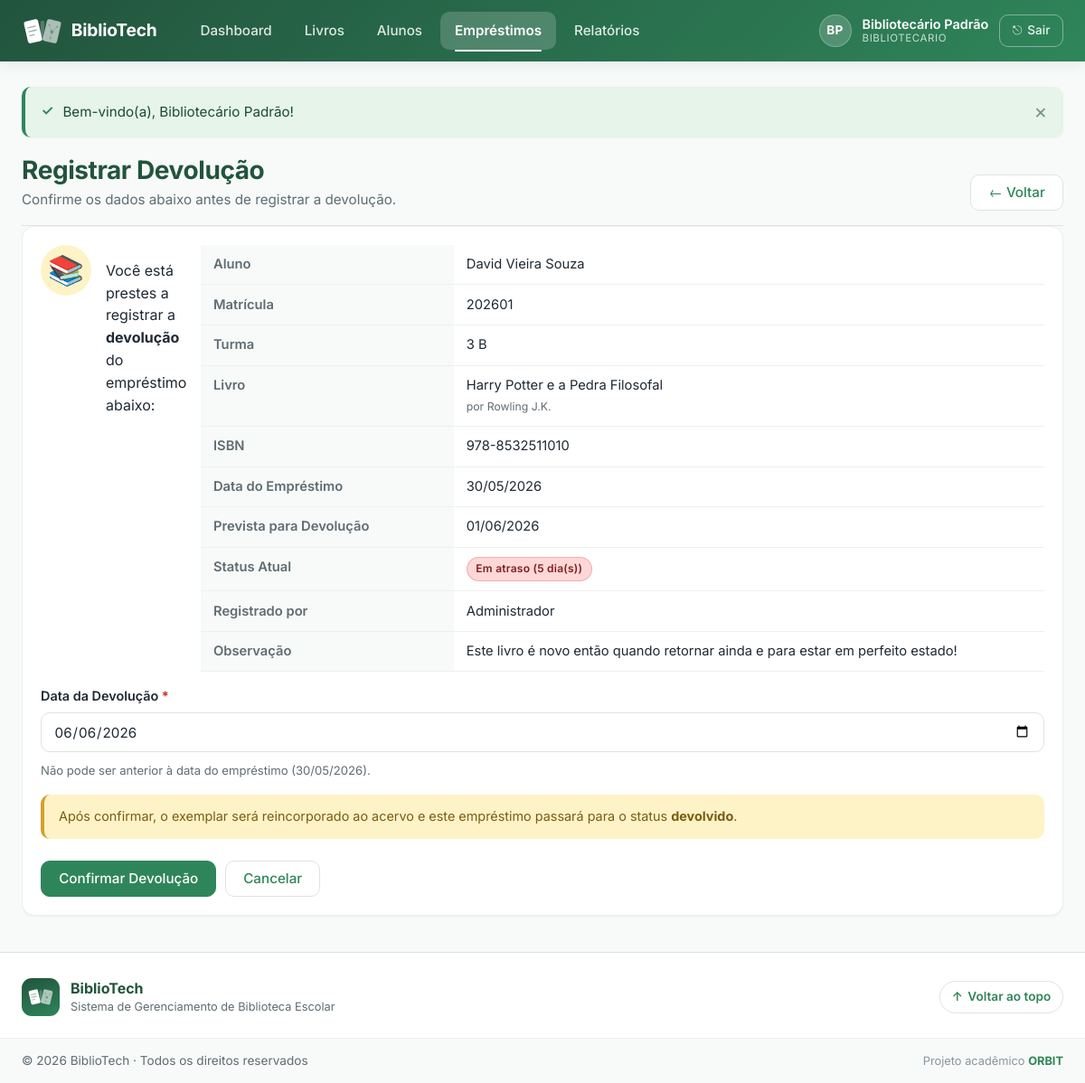
Screenshot of /emprestimos/devolver.php?id=2 (signed in) with the database file from the repository.
### tables this page shows
CREATE TABLE IF NOT EXISTS emprestimos (
    id                      INT      NOT NULL AUTO_INCREMENT,

     
    aluno_id                INT      NOT NULL,

     
    livro_id                INT      NOT NULL,

     
    usuario_id              INT      NOT NULL,

     
    data_emprestimo         DATE     NOT NULL,
    data_prevista_devolucao DATE     NOT NULL,   
    data_devolucao          DATE     DEFAULT NULL,  

     
    status ENUM(
        'ativo',       
        'devolvido',   
        'em_atraso'    
    ) NOT NULL DEFAULT 'ativo',

    observacao   TEXT       DEFAULT NULL,
    criado_em    TIMESTAMP  NOT NULL DEFAULT CURRENT_TIMESTAMP,
    atualizado_em TIMESTAMP NOT NULL DEFAULT CURRENT_TIMESTAMP
                            ON UPDATE CURRENT_TIMESTAMP,

     
    CONSTRAINT pk_emprestimos    PRIMARY KEY (id),

    CONSTRAINT fk_emp_aluno       
        FOREIGN KEY (aluno_id)
        REFERENCES alunos(id)
        ON DELETE RESTRICT
        ON UPDATE CASCADE,

    CONSTRAINT fk_emp_livro       
        FOREIGN KEY (livro_id)
        REFERENCES livros(id)
        ON DELETE RESTRICT
        ON UPDATE CASCADE,

    CONSTRAINT fk_emp_usuario     
        FOREIGN KEY (usuario_id)
        REFERENCES usuarios(id)
        ON DELETE RESTRICT
        ON UPDATE CASCADE,

     
    CONSTRAINT chk_emp_datas
        CHECK (
            data_devolucao IS NULL
            OR data_devolucao >= data_emprestimo
        )
);

CREATE TABLE IF NOT EXISTS alunos (
    id         INT           NOT NULL AUTO_INCREMENT,
    nome       VARCHAR(100)  NOT NULL,
    matricula  VARCHAR(20)   NOT NULL,     
    turma      VARCHAR(20)   DEFAULT NULL,
    email      VARCHAR(100)  DEFAULT NULL,
    telefone   VARCHAR(20)   DEFAULT NULL,
    ativo      TINYINT(1)    NOT NULL DEFAULT 1,  
    criado_em  TIMESTAMP     NOT NULL DEFAULT CURRENT_TIMESTAMP,
    atualizado_em TIMESTAMP  NOT NULL DEFAULT CURRENT_TIMESTAMP
                             ON UPDATE CURRENT_TIMESTAMP,

    CONSTRAINT pk_alunos          PRIMARY KEY (id),
    CONSTRAINT uq_alunos_matricula UNIQUE (matricula)  
);

CREATE TABLE IF NOT EXISTS livros (
    id                    INT           NOT NULL AUTO_INCREMENT,
    titulo                VARCHAR(200)  NOT NULL,
    autor                 VARCHAR(150)  NOT NULL,
    isbn                  VARCHAR(20)   DEFAULT NULL,  
    editora               VARCHAR(100)  DEFAULT NULL,
    ano_publicacao        YEAR          DEFAULT NULL,
    quantidade_total      INT           NOT NULL DEFAULT 1 CHECK (quantidade_total >= 0),
    quantidade_disponivel INT           NOT NULL DEFAULT 1 CHECK (quantidade_disponivel >= 0),
    ativo                 TINYINT(1)    NOT NULL DEFAULT 1,  
    criado_em             TIMESTAMP     NOT NULL DEFAULT CURRENT_TIMESTAMP,
    atualizado_em         TIMESTAMP     NOT NULL DEFAULT CURRENT_TIMESTAMP
                                        ON UPDATE CURRENT_TIMESTAMP,

    CONSTRAINT pk_livros PRIMARY KEY (id),

     
    CONSTRAINT chk_livros_qtd
        CHECK (quantidade_disponivel <= quantidade_total)
);

CREATE TABLE IF NOT EXISTS usuarios (
    id         INT             NOT NULL AUTO_INCREMENT,
    nome       VARCHAR(100)    NOT NULL,
    email      VARCHAR(100)    NOT NULL,            
    senha      VARCHAR(255)    NOT NULL,            
    perfil     ENUM(
                   'admin',
                   'bibliotecario'
               )               NOT NULL DEFAULT 'bibliotecario',
    ativo      TINYINT(1)      NOT NULL DEFAULT 1,  
    criado_em  TIMESTAMP       NOT NULL DEFAULT CURRENT_TIMESTAMP,
    atualizado_em TIMESTAMP    NOT NULL DEFAULT CURRENT_TIMESTAMP
                               ON UPDATE CURRENT_TIMESTAMP,

    CONSTRAINT pk_usuarios     PRIMARY KEY (id),
    CONSTRAINT uq_usuarios_email UNIQUE (email)    
);

### emprestimos/devolver.php (the view, shortened to what this page needs)
<?php
require_once __DIR__ . '/../includes/conexao.php';
$id = filter_input(INPUT_GET, 'id', FILTER_VALIDATE_INT, [
    'options' => ['min_range' => 1],
]);
try {
    $sql = 'SELECT e.id,
                   e.aluno_id,
                   e.livro_id,
                   e.data_emprestimo,
                   e.data_prevista_devolucao,
                   e.data_devolucao,
                   e.status,
                   e.observacao,
                   a.nome      AS aluno_nome,
                   a.matricula AS aluno_matricula,
                   a.turma     AS aluno_turma,
                   l.titulo    AS livro_titulo,
                   l.autor     AS livro_autor,
                   l.isbn      AS livro_isbn,
                   u.nome      AS registrado_por,
                   CASE
                       WHEN e.data_devolucao IS NOT NULL THEN 0
                       ELSE GREATEST(0, DATEDIFF(CURDATE(), e.data_prevista_devolucao))
                   END AS dias_atraso
              FROM emprestimos e
              INNER JOIN alunos   a ON a.id = e.aluno_id
              INNER JOIN livros   l ON l.id = e.livro_id
              INNER JOIN usuarios u ON u.id = e.usuario_id
             WHERE e.id = :id';
    $stmt = $pdo->prepare($sql);
    $stmt->execute([':id' => $id]);
    $emp = $stmt->fetch();
} catch (PDOException $e) {
    error_log('[BiblioTech] emprestimos/devolver busca: ' . $e->getMessage());
    flash('erro', 'Erro ao carregar dados do empréstimo.');
    redirecionar(BASE_URL . '/emprestimos/listar.php');
}
$ja_devolvido = ($emp['status'] === 'devolvido') || !empty($emp['data_devolucao']);
require_once __DIR__ . '/../includes/header.php';
require_once __DIR__ . '/../includes/navbar.php';
?>
<div class="pagina-cabecalho">
    <div class="pagina-cabecalho-texto">
        <h1 class="pagina-titulo">Registrar Devolução</h1>
        <p class="pagina-subtitulo">Confirme os dados abaixo antes de registrar a devolução.</p>
    </div>
    <a href="<?= e(BASE_URL) ?>/emprestimos/listar.php" class="btn btn-secundario">
        &larr; Voltar
    </a>
</div>
<?php if ($ja_devolvido): ?>
    <div class="flash flash-erro">
        <strong>Ação bloqueada.</strong>
        Este empréstimo já foi devolvido em
        <strong><?= e(date('d/m/Y', strtotime((string) $emp['data_devolucao']))) ?></strong>
        e não pode ser devolvido novamente.
    </div>
    <div class="card card-formulario">
        <div class="form-acoes">
            <a href="<?= e(BASE_URL) ?>/emprestimos/listar.php" class="btn btn-primario">
                Voltar à Listagem
            </a>
        </div>
    </div>
<?php else: ?>
    <div class="card card-formulario">
        <div class="confirmacao-bloco">
            <div class="confirmacao-icone">📚</div>
            <p class="confirmacao-texto">
                Você está prestes a registrar a <strong>devolução</strong> do empréstimo abaixo:
            </p>
            <table class="tabela-detalhes">
                <tr>
                    <th>Aluno</th>
                    <td><?= e($emp['aluno_nome']) ?></td>
                </tr>
                <tr>
                    <th>Matrícula</th>
                    <td><?= e($emp['aluno_matricula']) ?></td>
                </tr>
                <?php if (!empty($emp['aluno_turma'])): ?>
                <tr>
                    <th>Turma</th>
                    <td><?= e($emp['aluno_turma']) ?></td>
                </tr>
                <?php endif; ?>
                <tr>
                    <th>Livro</th>
                    <td>
                        <?= e($emp['livro_titulo']) ?>
                        <br><small class="texto-muted">por <?= e($emp['livro_autor']) ?></small>
                    </td>
                </tr>
                <?php if (!empty($emp['livro_isbn'])): ?>
                <tr>
                    <th>ISBN</th>
                    <td><?= e($emp['livro_isbn']) ?></td>
                </tr>
                <?php endif; ?>
                <tr>
                    <th>Data do Empréstimo</th>
                    <td><?= e(date('d/m/Y', strtotime((string) $emp['data_emprestimo']))) ?></td>
                </tr>
                <tr>
                    <th>Prevista para Devolução</th>
                    <td><?= e(date('d/m/Y', strtotime((string) $emp['data_prevista_devolucao']))) ?></td>
                </tr>
                <tr>
                    <th>Status Atual</th>
                    <td>
                        <?php if ((int) $emp['dias_atraso'] > 0): ?>
                            <span class="badge badge-erro">
                                Em atraso (<?= (int) $emp['dias_atraso'] ?> dia(s))
                            </span>
                        <?php else: ?>
                            <span class="badge badge-sucesso">Ativo</span>
                        <?php endif; ?>
                    </td>
                </tr>
                <tr>
                    <th>Registrado por</th>
                    <td><?= e($emp['registrado_por']) ?></td>
                </tr>
                <?php if (!empty($emp['observacao'])): ?>
                <tr>
                    <th>Observação</th>
                    <td><?= nl2br(e($emp['observacao'])) ?></td>
                </tr>
                <?php endif; ?>
            </table>
        </div>
        <form method="POST"
              action="<?= e(BASE_URL) ?>/emprestimos/emprestimos-back.php"
              novalidate>
            <div class="form-grupo">
                <label for="data_devolucao" class="form-label obrigatorio">Data da Devolução</label>
                <input
                    type="date"
                    id="data_devolucao"
                    name="data_devolucao"
                    class="form-campo"
                    value="<?= e(date('Y-m-d')) ?>"
                    min="<?= e((string) $emp['data_emprestimo']) ?>"
                    required
                >
                <small class="form-dica">
                    Não pode ser anterior à data do empréstimo
                    (<?= e(date('d/m/Y', strtotime((string) $emp['data_emprestimo']))) ?>).
                </small>
            </div>
            <p class="confirmacao-aviso">
                Após confirmar, o exemplar será reincorporado ao acervo
                e este empréstimo passará para o status <strong>devolvido</strong>.
            </p>
            <div class="form-acoes">
                <button type="submit" class="btn btn-primario">
                    Confirmar Devolução
                </button>
                <a href="<?= e(BASE_URL) ?>/emprestimos/listar.php" class="btn btn-secundario">
                    Cancelar
                </a>
            </div>
        </form>
    </div>
<?php endif; ?>
<?php require_once __DIR__ . '/../includes/footer.php'; ?>

### rows the page displays
emprestimos: aluno.nome "David Vieira Souza", aluno.matricula "202601", aluno.turma "3 B", livro.titulo "Harry Potter e a Pedra Filosofal", livro.autor "Rowling J.K.", livro.isbn "978-8532511010", data_emprestimo "30/05/2026", data_prevista_devolucao "01/06/2026", usuario.nome "Administrador", observacao "Este livro é novo então quando retornar ainda e para estar em perfeito estado!"

### other values shown
$iniciais "BP"
$_SESSION['usuario_nome'] "Bibliotecário Padrão"
$_SESSION['usuario_perfil'] "BIBLIOTECARIO"
$msg['mensagem'] "Bem-vindo(a), Bibliotecário Padrão!"
$emp['dias_atraso'] "5"
